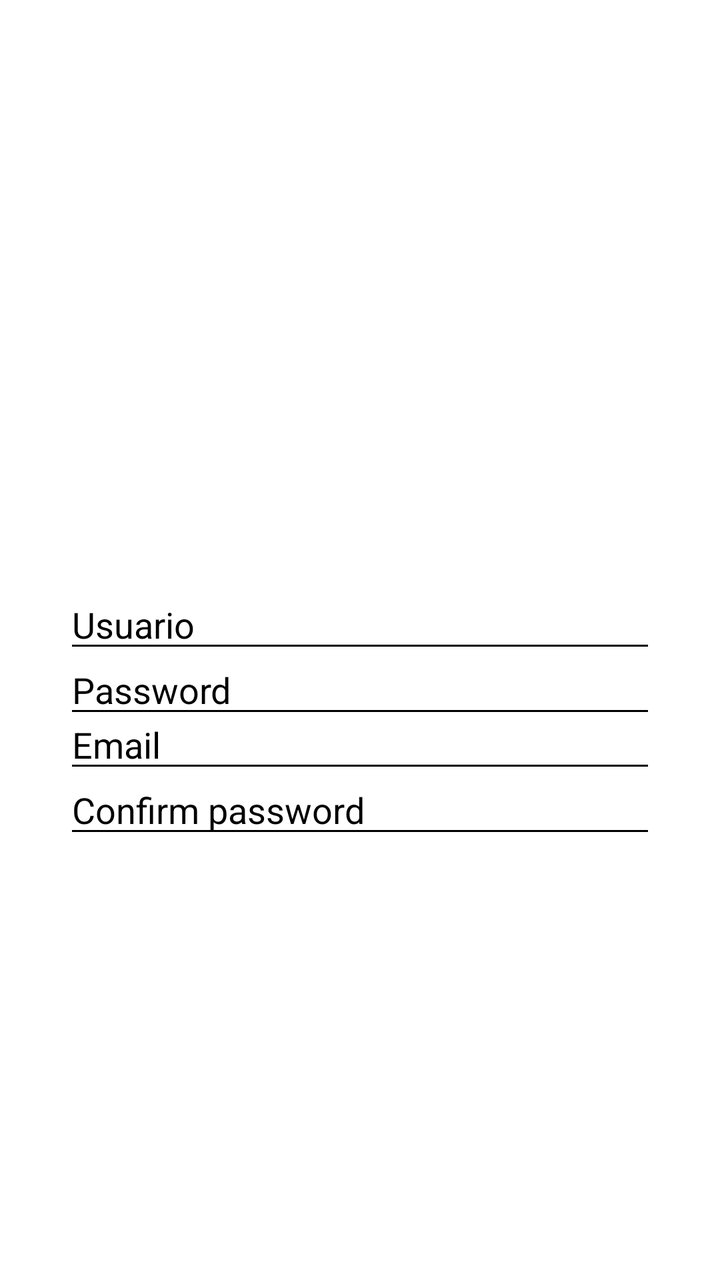
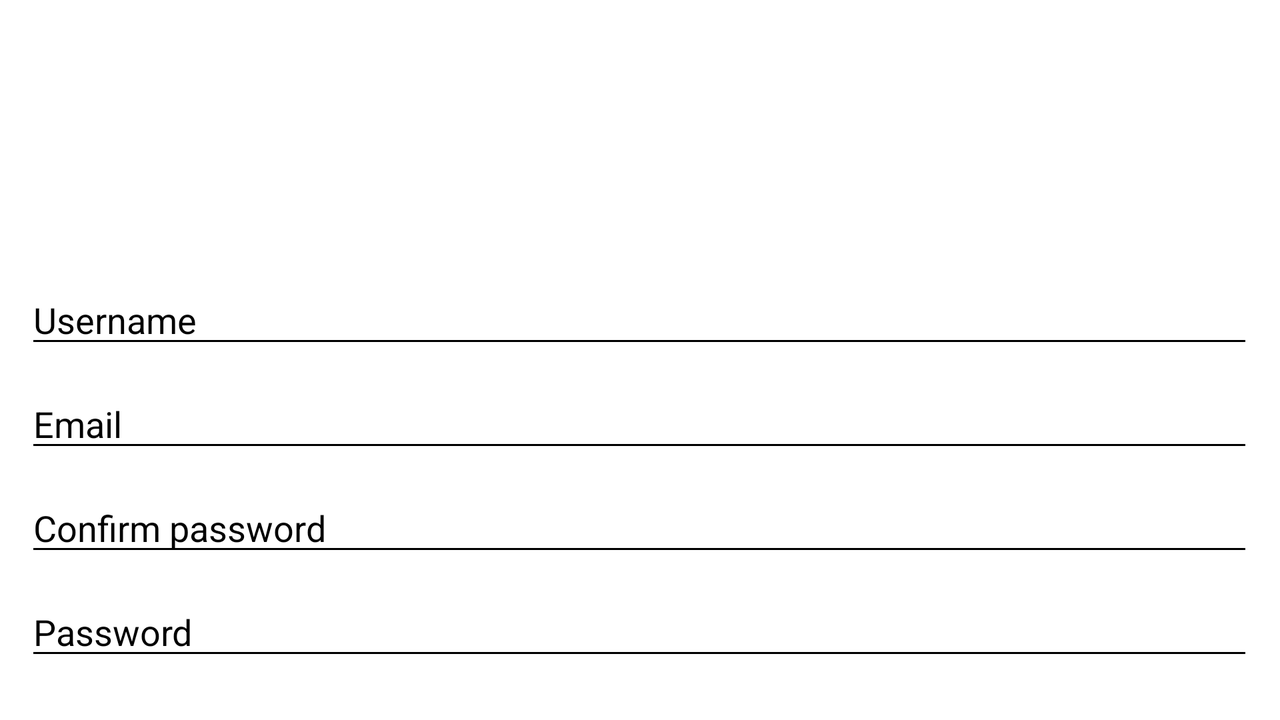

First picture: res/layout/ on a phone held upright. Second picture: the repository's own variant of that layout, on a device whose configuration matches the variant's folder. Source for both follows.
<!-- AndroidManifest.xml: application theme Theme.AppCompat.NoActionBar -->
<!-- res/layout/activity_register.xml -->
<?xml version="1.0" encoding="utf-8"?>
<androidx.constraintlayout.widget.ConstraintLayout xmlns:android="http://schemas.android.com/apk/res/android"
    xmlns:app="http://schemas.android.com/apk/res-auto"
    xmlns:tools="http://schemas.android.com/tools"
    android:id="@+id/main"
    android:layout_width="match_parent"
    android:layout_height="match_parent"
    tools:context=".Activities.MainActivity"
    tools:layout_editor_absoluteX="-8dp"
    tools:layout_editor_absoluteY="-10dp"
    android:background="@color/white"> 

    <ImageView
        android:id="@+id/imageView3"
        android:layout_width="337dp"
        android:layout_height="206dp"
        android:layout_marginStart="8dp"
        android:layout_marginTop="32dp"
        android:layout_marginEnd="8dp"
        app:layout_constraintEnd_toEndOf="parent"
        app:layout_constraintStart_toStartOf="parent"
        app:layout_constraintTop_toTopOf="parent"
        app:srcCompat="@drawable/cafeperodebeserconfondoblanco" />


    <Button
        android:id="@+id/buttonNext"
        android:layout_width="match_parent"
        android:layout_height="wrap_content"
        android:layout_marginStart="32dp"
        android:layout_marginEnd="32dp"
        android:layout_marginBottom="64dp"
        android:background="@drawable/button_background"
        android:text="@string/next"
        app:layout_constraintBottom_toBottomOf="parent"
        app:layout_constraintEnd_toEndOf="parent"
        app:layout_constraintHorizontal_bias="1.0"
        app:layout_constraintStart_toStartOf="parent" />

    <EditText
        android:id="@+id/editTextPassword"
        android:layout_width="match_parent"
        android:layout_height="wrap_content"
        android:layout_marginStart="32dp"
        android:layout_marginEnd="32dp"
        android:layout_marginBottom="276dp"
        android:backgroundTint="@color/black"
        android:ems="10"
        android:hint="@string/password_hint"
        android:inputType="textPassword"
        android:textColor="@color/black"
        android:textColorHint="@color/black"
        app:layout_constraintBottom_toBottomOf="parent"
        app:layout_constraintEnd_toEndOf="parent"
        app:layout_constraintHorizontal_bias="0.0"
        app:layout_constraintStart_toStartOf="parent" />

    <EditText
        android:id="@+id/editTextPasswordConfirm"
        android:layout_width="match_parent"
        android:layout_height="wrap_content"
        android:layout_marginStart="32dp"
        android:layout_marginEnd="32dp"
        android:layout_marginBottom="216dp"
        android:backgroundTint="@color/black"
        android:ems="10"
        android:hint="@string/confirm_password"
        android:inputType="textPassword"
        android:textColor="@color/black"
        android:textColorHint="@color/black"
        app:layout_constraintBottom_toBottomOf="parent"
        app:layout_constraintEnd_toEndOf="parent"
        app:layout_constraintHorizontal_bias="0.0"
        app:layout_constraintStart_toStartOf="parent" />

    <EditText
        android:id="@+id/editTextEmail"
        android:layout_width="match_parent"
        android:layout_height="wrap_content"
        android:layout_marginStart="32dp"
        android:layout_marginTop="112dp"
        android:layout_marginEnd="32dp"
        android:backgroundTint="@color/black"
        android:ems="10"
        android:hint="@string/email_hint"
        android:inputType="textEmailAddress"
        android:textColor="@color/black"
        android:textColorHint="@color/black"
        app:layout_constraintEnd_toEndOf="parent"
        app:layout_constraintHorizontal_bias="0.0"
        app:layout_constraintStart_toStartOf="parent"
        app:layout_constraintTop_toBottomOf="@+id/imageView3" />

    <EditText
        android:id="@+id/editTextUsuario"
        android:layout_width="match_parent"
        android:layout_height="wrap_content"
        android:layout_marginStart="32dp"
        android:layout_marginTop="52dp"
        android:layout_marginEnd="32dp"
        android:backgroundTint="@color/black"
        android:ems="10"
        android:hint="@string/usuario"
        android:inputType="text"
        android:textColor="@color/black"
        android:textColorHint="@color/black"
        app:layout_constraintEnd_toEndOf="parent"
        app:layout_constraintHorizontal_bias="0.0"
        app:layout_constraintStart_toStartOf="parent"
        app:layout_constraintTop_toBottomOf="@+id/imageView3" />


</androidx.constraintlayout.widget.ConstraintLayout>
<!-- resources referenced by this layout -->
<resources>
  <color name="black">#FF000000</color>
  <color name="white">#FFFFFFFF</color>
  <string name="confirm_password">Confirm password</string>
  <string name="email_hint">Email</string>
  <string name="next">Next</string>
  <string name="password_hint">Password</string>
  <string name="usuario">Usuario</string>
</resources>
<!-- res/layout-land/activity_register.xml (the author's variant of the layout above) -->
<!-- drawn on the phone turned sideways -->
<ScrollView
    xmlns:android="http://schemas.android.com/apk/res/android"
    xmlns:app="http://schemas.android.com/apk/res-auto"
    xmlns:tools="http://schemas.android.com/tools"
    android:layout_width="match_parent"
    android:layout_height="match_parent"
    android:background="@color/white"
    tools:context=".Activities.LoginActivity">

    <androidx.constraintlayout.widget.ConstraintLayout
        android:id="@+id/main"
        android:layout_width="match_parent"
        android:layout_height="wrap_content">

        <ImageView
            android:id="@+id/imageView3"
            android:layout_width="166dp"
            android:layout_height="111dp"
            android:layout_marginStart="8dp"
            android:layout_marginTop="16dp"
            android:layout_marginEnd="8dp"
            app:layout_constraintEnd_toEndOf="parent"
            app:layout_constraintStart_toStartOf="parent"
            app:layout_constraintTop_toTopOf="parent"
            app:srcCompat="@drawable/cafeperodebeserconfondoblanco" />

        <EditText
            android:id="@+id/editTextUsername"
            android:layout_width="614dp"
            android:layout_height="40dp"
            android:layout_marginTop="12dp"
            android:backgroundTint="@color/black"
            android:ems="10"
            android:hint="@string/username_text"
            android:inputType="text"
            android:textColor="@color/black"
            android:textColorHint="@color/black"
            app:layout_constraintEnd_toEndOf="parent"
            app:layout_constraintHorizontal_bias="0.492"
            app:layout_constraintStart_toStartOf="parent"
            app:layout_constraintTop_toBottomOf="@+id/imageView3" />

        <EditText
            android:id="@+id/editTextConfirmPassword"
            android:layout_width="614dp"
            android:layout_height="40dp"
            android:layout_marginTop="12dp"
            android:backgroundTint="@color/black"
            android:ems="10"
            android:hint="@string/confirm_password"
            android:inputType="textPassword"
            android:textColor="@color/black"
            android:textColorHint="@color/black"
            app:layout_constraintEnd_toEndOf="parent"
            app:layout_constraintHorizontal_bias="0.492"
            app:layout_constraintStart_toStartOf="parent"
            app:layout_constraintTop_toBottomOf="@+id/editTextEmail" />

        <EditText
            android:id="@+id/editTextPassword"
            android:layout_width="614dp"
            android:layout_height="40dp"
            android:layout_marginTop="12dp"
            android:backgroundTint="@color/black"
            android:ems="10"
            android:hint="@string/password_hint"
            android:inputType="textPassword"
            android:textColor="@color/black"
            android:textColorHint="@color/black"
            app:layout_constraintEnd_toEndOf="parent"
            app:layout_constraintHorizontal_bias="0.492"
            app:layout_constraintStart_toStartOf="parent"
            app:layout_constraintTop_toBottomOf="@+id/editTextConfirmPassword" />

        <Button
            android:id="@+id/buttonNext"
            android:layout_width="617dp"
            android:layout_height="46dp"
            android:layout_marginTop="85dp"
            android:background="@drawable/button_background"
            android:text="@string/next"
            app:layout_constraintEnd_toEndOf="parent"
            app:layout_constraintStart_toStartOf="parent"
            app:layout_constraintTop_toBottomOf="@+id/editTextPassword" />

        <Button
            android:id="@+id/buttonBack"
            android:layout_width="617dp"
            android:layout_height="46dp"
            android:layout_marginTop="20dp"
            android:background="@drawable/button_background"
            android:text="@string/back"
            app:layout_constraintEnd_toEndOf="parent"
            app:layout_constraintStart_toStartOf="parent"
            app:layout_constraintTop_toBottomOf="@+id/editTextPassword" />

        <EditText
            android:id="@+id/editTextEmail"
            android:layout_width="614dp"
            android:layout_height="40dp"
            android:layout_marginTop="12dp"
            android:backgroundTint="@color/black"
            android:ems="10"
            android:hint="@string/email_hint"
            android:inputType="textEmailAddress"
            android:textColor="@color/black"
            android:textColorHint="@color/black"
            app:layout_constraintEnd_toEndOf="parent"
            app:layout_constraintHorizontal_bias="0.492"
            app:layout_constraintStart_toStartOf="parent"
            app:layout_constraintTop_toBottomOf="@+id/editTextUsername" />

    </androidx.constraintlayout.widget.ConstraintLayout>
</ScrollView>
<!-- resources referenced by the variant -->
<!-- as the phone turned sideways resolves them -->
<resources>
  <color name="black">#FF000000</color>
  <color name="white">#FFFFFFFF</color>
  <string name="back">Back</string>
  <string name="confirm_password">Confirm password</string>
  <string name="email_hint">Email</string>
  <string name="next">Next</string>
  <string name="password_hint">Password</string>
  <string name="username_text">Username</string>
</resources>
